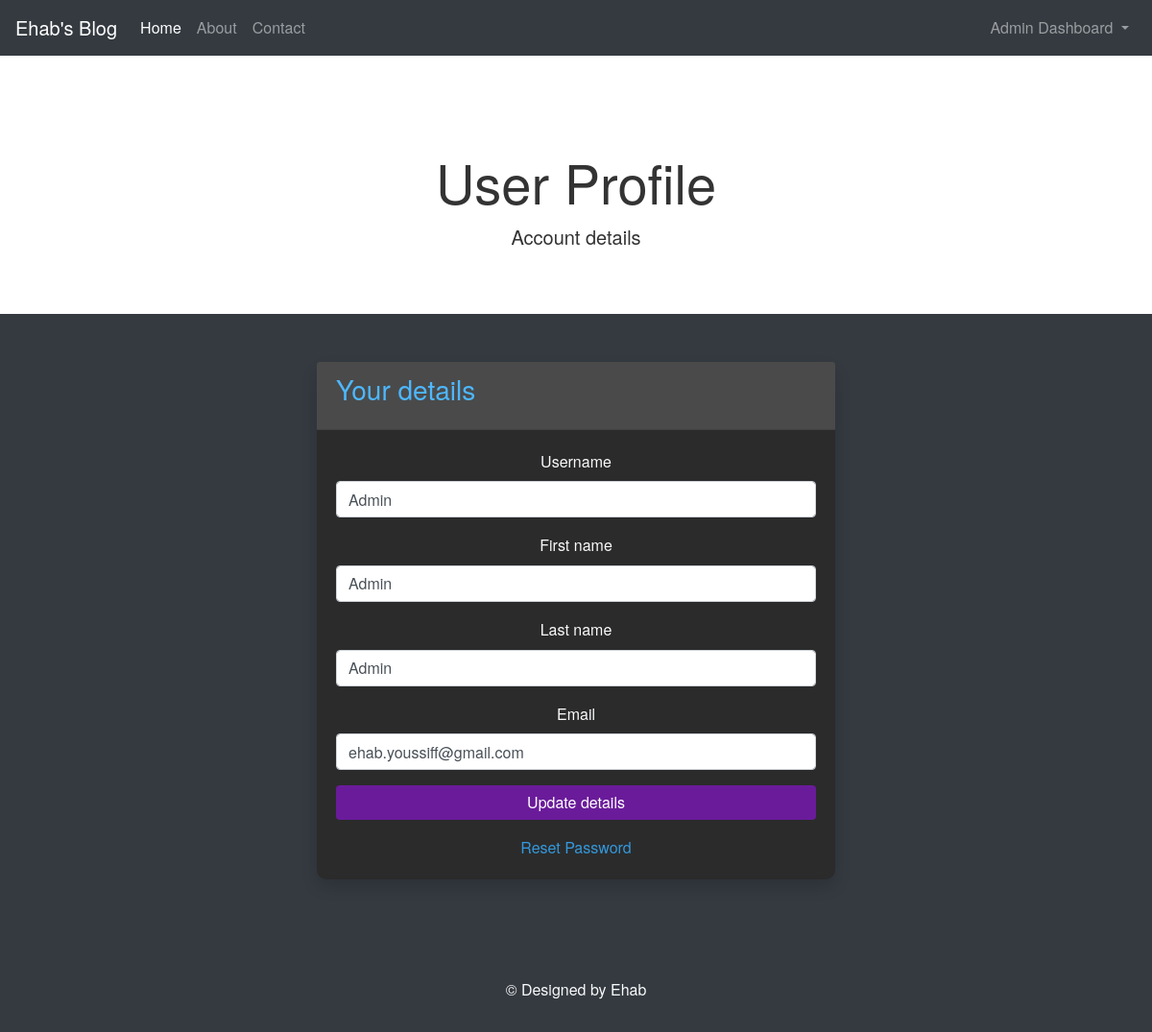
The page /profile/ (signed in) on the database its author committed.
### admin_dash/models.py (models this page shows, shortened)
class CustomUser(AbstractBaseUser, PermissionsMixin):
    first_name = models.CharField(max_length=255)
    last_name = models.CharField(max_length=255)
    username = models.CharField(max_length=255)
    email = models.EmailField(unique=True)
    is_active = models.BooleanField(default=True)
    is_staff = models.BooleanField(default=False)
    is_superuser = models.BooleanField(default=False)  # This flag is necessary
    objects = CustomUserManager()
    USERNAME_FIELD = 'email'
    REQUIRED_FIELDS = []

### blog/views.py (the view)
# urls.py: path('profile/', views.user_profile, name='user_profile'),
def user_profile(request):
    if request.user.is_authenticated:
        current_user = User.objects.get(id=request.user.id)
        form = UpdateProfile(request.POST or None, instance=current_user)
        if form.is_valid():
            form.save()
            login(request, current_user)
            messages.success(request, "Your details are saved successfully!")
            return redirect('user_profile')
    else:
        messages.info(request, 'You must be logged in')
        return redirect('home')
    return render(request, 'users/user_profile.html', {'form': form})

### blog/forms.py
class UpdateProfile(UserChangeForm):
    password = None # to hide the Password-authan
    class Meta:
        model = User
        fields = ['username', 'first_name', 'last_name', 'email']
    def __init__(self, *args, **kwargs):
        super(UpdateProfile, self).__init__(*args, **kwargs)
        for field_name, field in self.fields.items():
            field.widget.attrs['class'] = 'form-control'

### blog/templates/users/user_profile.html (shortened to what this page needs)
{% extends "base.html" %}
{% block content %}
<section class="hero-section text-center py-5">
    <div class="container">
        <h1 class="display-4">User Profile</h1>
        <p class="lead">Account details</p>
    </div>
</section>
<div class="container">
    <div class="row justify-content-center">
        <div class="col-md-6 mb-3">
            <div class="card shadow">
                <div class="card-header">
                    <h3 class="card-title">Your details</h3>
                </div>
                <div class="card-body">
                    <form method="post" action="">
                        {% for field in form %}
                        <div class="mb-3">
                                <label for="{{ field.id_for_label }}">{{ field.label }}</label>
                                {{ field }}
                        </div>
                        {% endfor %}
                        <button type="submit" class="btn btn-custom">Update details</button>
                    </form>
                    <div class="mt-3 text-center">
                        <a href="{% url 'update_pass' %}" class="link-secondary">Reset Password</a>
                    </div>
                </div>
            </div>
        </div>
    </div>
</div>
{% endblock content %}

### blog/static/style.css (style rules this page uses)
body { background-color: #f7f7f7; color: #333333; font-family: 'Helvetica Neue', Helvetica, Arial, sans-serif; line-height: 1.6; }
a { color: #3498db; }
.hero-section { background-color: #ffffff; padding: 60px 0; text-align: center; color: #333333; }
.card { background-color: #ffffff; margin-bottom: 20px; border: 1px solid #ddd; border-radius: 10px; }
.card-title { color: #3498db; }

### blog/templates/users/user_profile.html (style rules this page uses)
.container { margin-top: 50px; }
.card { background-color: #2b2b2b; border: none; }
.card-header { background-color: #4a4a4a; }
.btn-custom { background-color: #6a1b9a; border: none; color: #fff; width: 100%; }
.card-title { color: #4db8ff; }
.card-body { text-align: center; }

### rows shown on the page
CustomUser: form "Admin" "Admin" "Admin" "ehab.youssiff@gmail.com"

### other values the page prints
{{ field.label }} "Username" "First name" "Last name" "Email"
